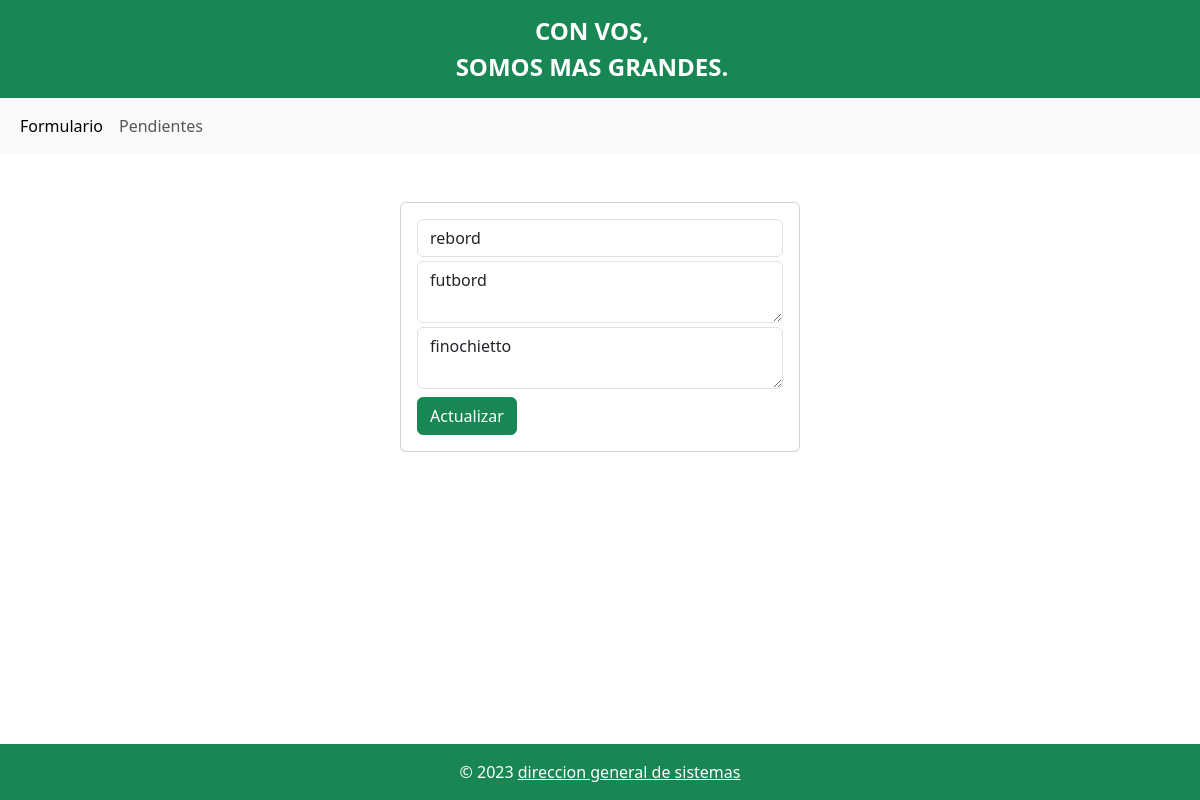
The app's page /edit.php?id=42 with its own data.
### tables this page shows
CREATE TABLE `task` (
  `id` int(50) NOT NULL,
  `title` varchar(255) NOT NULL,
  `description` varchar(255) NOT NULL,
  `created_at` timestamp NOT NULL DEFAULT current_timestamp() ON UPDATE current_timestamp(),
  `direccion` varchar(100) DEFAULT NULL
);

### edit.php (the view, shortened to what this page needs)
<?php
    include("db.php");
    if (isset($_GET['id'])) {
        $id = $_GET['id'];
        $query = "SELECT * FROM task WHERE id = $id";
        $result = mysqli_query($conn, $query);
        if(mysqli_num_rows($result) == 1) {
            $row = mysqli_fetch_array($result);
            $title = $row['title'];
            $description = $row ['description'];
            $direccion = $row ['direccion'];
        }
    }
?>
<?php include("includes/header.php") ?>
<?php include("includes/navAbajoDelHeader.php") ?>
<div class="col-md-4 mx-auto my-5">
    <div class="card card-body">
        <form action="edit.php?id=<?php echo $_GET['id']; ?>" method="POST" >
            <div class="form-group">
                <input type="text" name="title" class="form-control" value="<?php echo $title; ?>" autofocus>
            </div>
            <div class="form-group">
                <textarea name="description" rows="2" class="form-control mt-1" placeholder="descripcion"><?php echo $description; ?></textarea>
            </div>
            <div class="form-group">
                <textarea name="direccion" rows="2" class="form-control mt-1" placeholder="direccion"><?php echo $direccion; ?></textarea>
            </div>
            <button class="btn btn-success mt-2" name="update">
                Actualizar
            </button>
        </form>
    </div>
</div>
<?php include("includes/footer.php") ?>

### includes/footer.php (style rules this page uses)
body { display: flex; flex-direction: column; min-height: 100vh; margin: 0; }

### records on screen
task: title "rebord", description "futbord", direccion "finochietto"
